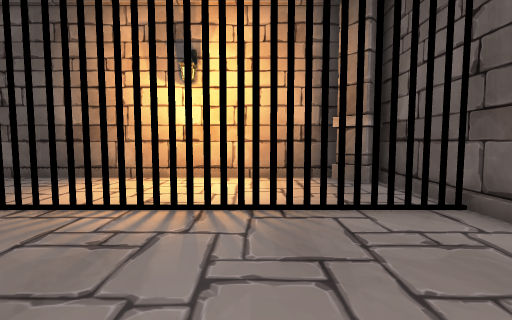
view 1 (above)

20 first-person views from a walk through a scene from a Unity 3-D project. The camera is 1.2 m above the floor, tilts 4° down and sees 90° across. Doors are open. The floor is counted in squares, 1 m on a side. Each view is taken from the middle of a square. On the plan, view 1 faces up. The plan holds only what a view shows up to about 12 squares ahead; the rest is blank. The player is left out. Some animated figures are not drawn.

view 2
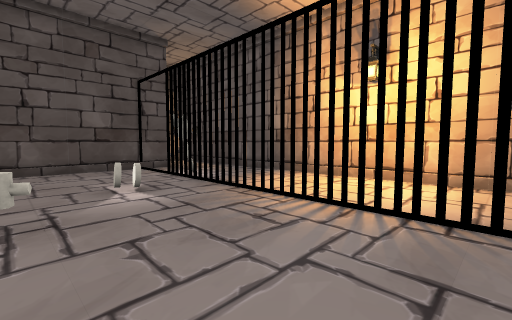

view 3
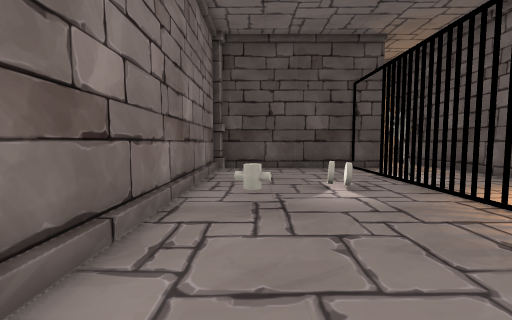

view 4
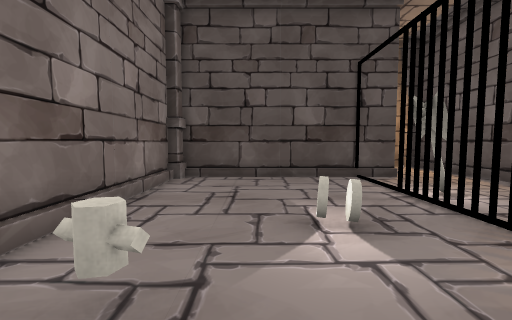

view 5
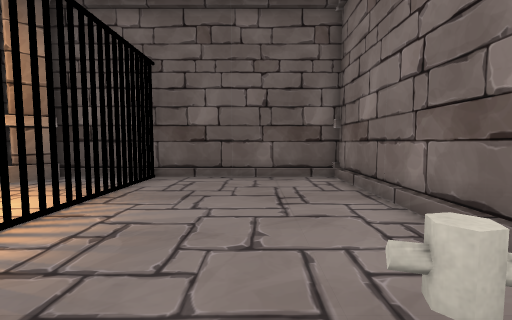

view 6
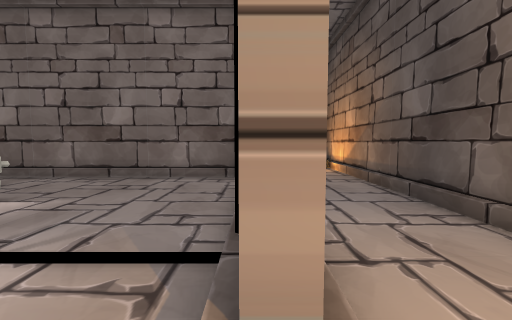

view 7
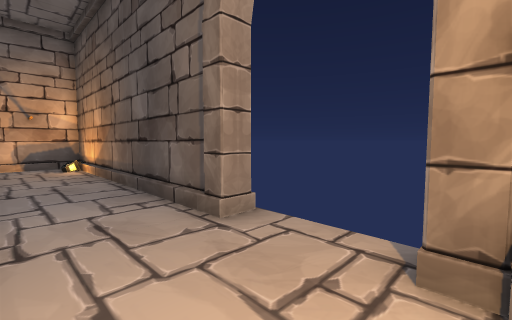

view 8
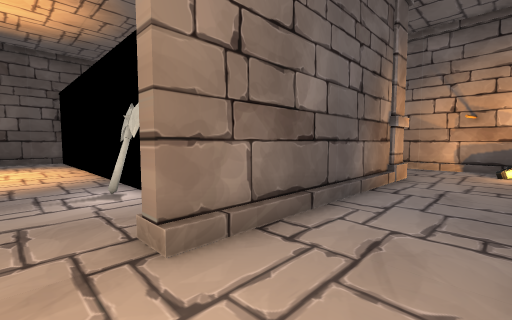

view 9
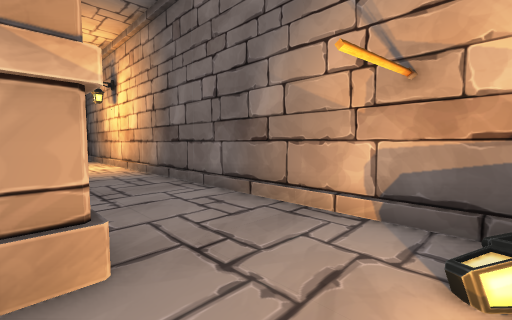

view 10
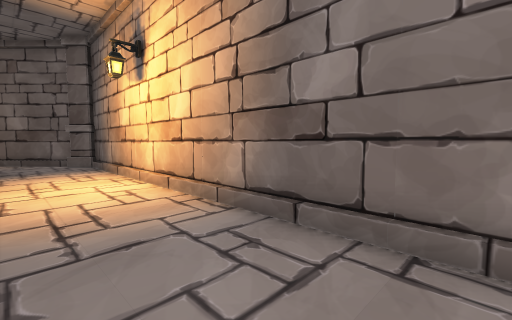

view 11
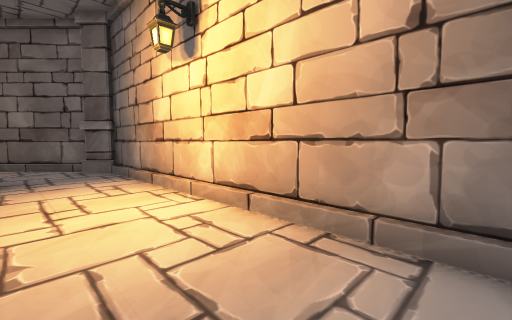

view 12
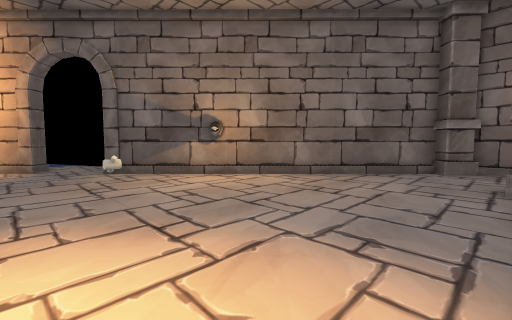

view 13
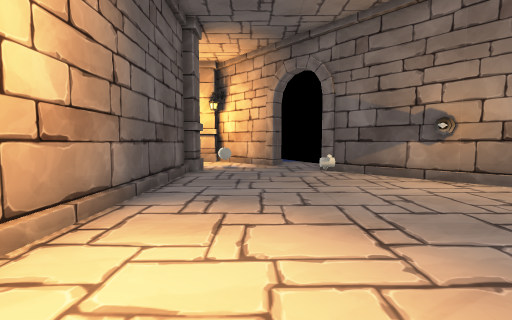

view 14
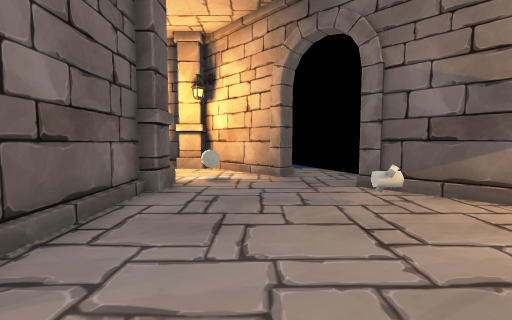

view 15
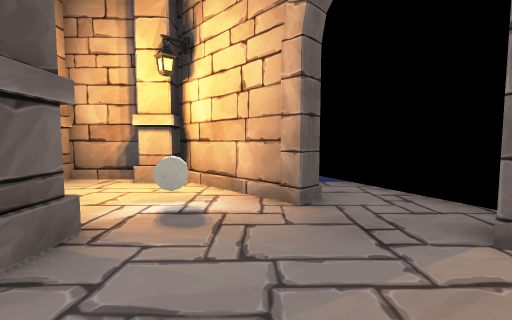

view 16
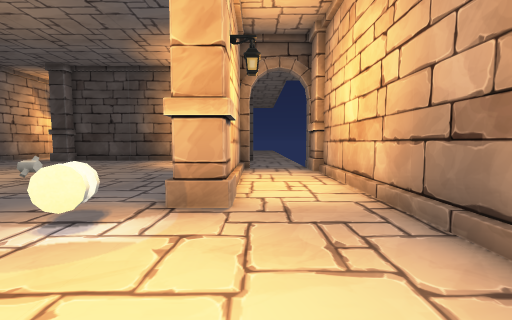

view 17
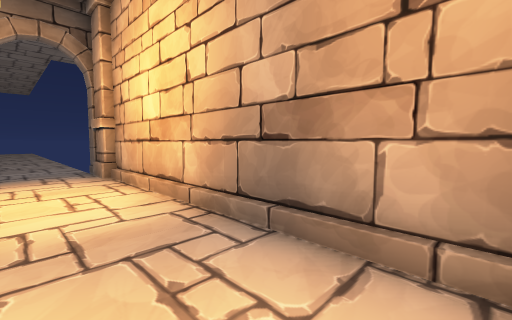

view 18
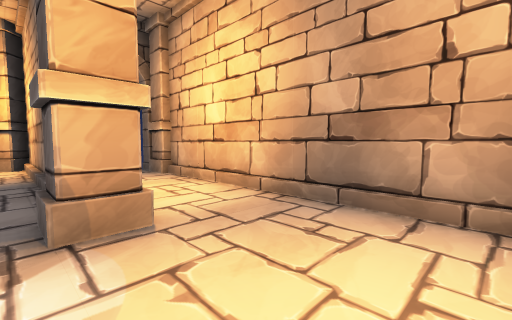

view 19
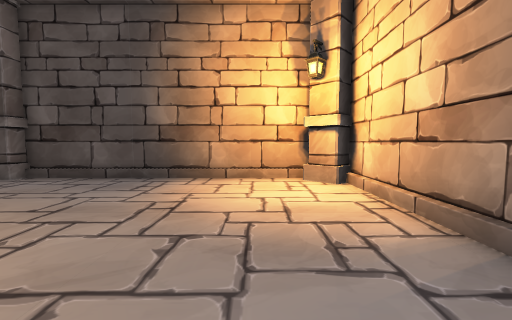

view 20
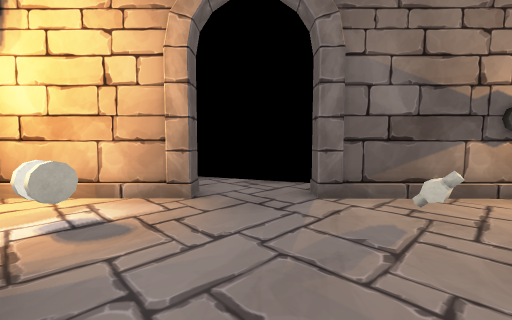

### Floor plan
Points are (right, up) in squares from view 1. A wall is a line through its corners. A room is listed if a view was taken in it or the views show most of it. See-through windows are left out.
Room 1 (views 1, 2, 3, 4, 5)
walls: (-10.5, -1.9) (3.9, -1.9) (3.9, 4); (-10.9, 5.8) (-10.9, -1.5)
ways out: open door at (-9.5, 4.5) to room 2; gap at (-1.5, 4) to room 2
objects: other object (-6, 2); other object (-4, 0)
Room 2 (views 6, 7, 8, 9, 10, 11, 12, 13, 14, 15, 16, 17, 18, 19, 20)
walls: (3.9, 4) (3.9, 8.2); (4.3, 7.9) (4.3, -1.9); (3.1, 8.9) (-12.8, 8.9); (9.3, 9.8) (9.3, 9.3) (13.6, 9.3); (7.3, -5.5) (16, 3.1); (15.4, 8.9) (5, 8.9); (17.9, 5) (21.4, 8.5) (21.4, 11.5); (-11.3, -1.5) (-11.3, 5.8) (-10.9, 5.8); (-13, 8.9) (-14, 8.9); (-14.6, 4.8) (-14.6, -6.2) (6.2, -6.2); (-14.6, 8.1) (-14.6, 7.5); (20.1, 12.8) (10.5, 12.8)
low walls: (2.2, 8.6) (1.8, 8.6); (1.1, 8.6) (-7.4, 8.6); (9.5, -3) (10, -2.5); (10.5, -2.1) (11.1, -1.4); (11.5, -1.1) (12.1, -0.5); (8.4, -4.1) (9.1, -3.5); (2.5, -6) (3.4, -6); (3.5, -6) (4.4, -6); (7.5, -5.1) (8.1, -4.4); (-7.5, 8.6) (-8.9, 8.6); (4.5, -6) (5.9, -6); (13.5, 0.9) (14.1, 1.5); (0.5, -6) (2.4, -6); (14.5, 1.9) (15.1, 2.5); (15.5, 2.9) (15.9, 3.3); (-9.5, 8.6) (-10, 8.6); (-10.1, 8.6) (-10.6, 8.6); (-10.8, 8.6) (-11.2, 8.6); (17.8, 5.2) (18.1, 5.5); (18.5, 5.9) (19.2, 6.6); (19.4, 6.8) (20.2, 7.5); (20.1, 12.6) (10.5, 12.6); (-14.1, -6) (0.4, -6)
ways out: open door at (-9.5, 4.5) to room 1; gap at (-1.5, 4) to room 1; open door at (-15, 6); open door at (9, 11); open door at (17, 4)
objects: other object (-15, 8) to (-14, 9); pillar (-11, -3) to (-11, -2); axe (-8, 5); pillar (3, 8); pillar (4, -3) to (5, -2); pillar (5, 8); pillar (7, -7) to (7, -5); pillar (10, 12) to (10, 14); trap (13, 0); other object (14, 3) to (14, 4); pillar (16, 8) to (16, 9); other object (18, 8); pillar (21, 9); pillar (21, 12) to (21, 13)

Positions as (right, up) in squares from view 1, and headings:
1: (0, 0), facing up
2: (1, 0), facing up-left
3: (1, 0), facing left
4: (-2, 1), facing left
5: (-5, 1), facing right
6: (-11, 7), facing down
7: (-12, 8), facing down-left
8: (-14, 7), facing down-right
9: (-14, -2), facing down-right
10: (-8, -3), facing down-right
11: (-5, -3), facing down-right
12: (5, 6), facing down-right
13: (5, 6), facing right
14: (9, 6), facing right
15: (13, 6), facing right
16: (21, 10), facing left
17: (20, 10), facing up-left
18: (20, 8), facing up-left
19: (13, 6), facing left
20: (13, 8), facing down-right
